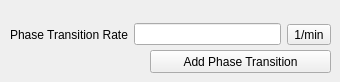
      <widget class="QWidget" name="PhaseTransitionTab">
       <attribute name="title">
        <string>Phase as Transitions</string>
       </attribute>
       <widget class="QWidget" name="layoutWidget_14">
        <property name="geometry">
         <rect>
          <x>10</x>
          <y>20</y>
          <width>321</width>
          <height>29</height>
         </rect>
        </property>
        <layout class="QHBoxLayout" name="PhaseTransitionLayout">
         <item>
          <layout class="QHBoxLayout" name="PhaseTransition">
           <item>
            <widget class="QLabel" name="PhaseTransitionLabel">
             <property name="styleSheet">
              <string notr="true">font: 8pt &quot;MS Shell Dlg 2&quot;;</string>
             </property>
             <property name="text">
              <string>Phase Transition Rate</string>
             </property>
            </widget>
           </item>
           <item>
            <widget class="QLineEdit" name="PhaseTransitionField"/>
           </item>
          </layout>
         </item>
         <item>
          <widget class="QToolButton" name="PhaseTransitionUnits">
           <property name="text">
            <string>1/min</string>
           </property>
          </widget>
         </item>
        </layout>
       </widget>
       <widget class="QPushButton" name="AddPhaseTransitionButton">
        <property name="geometry">
         <rect>
          <x>150</x>
          <y>50</y>
          <width>181</width>
          <height>23</height>
         </rect>
        </property>
        <property name="text">
         <string>Add Phase Transition</string>
        </property>
       </widget>
      </widget>
